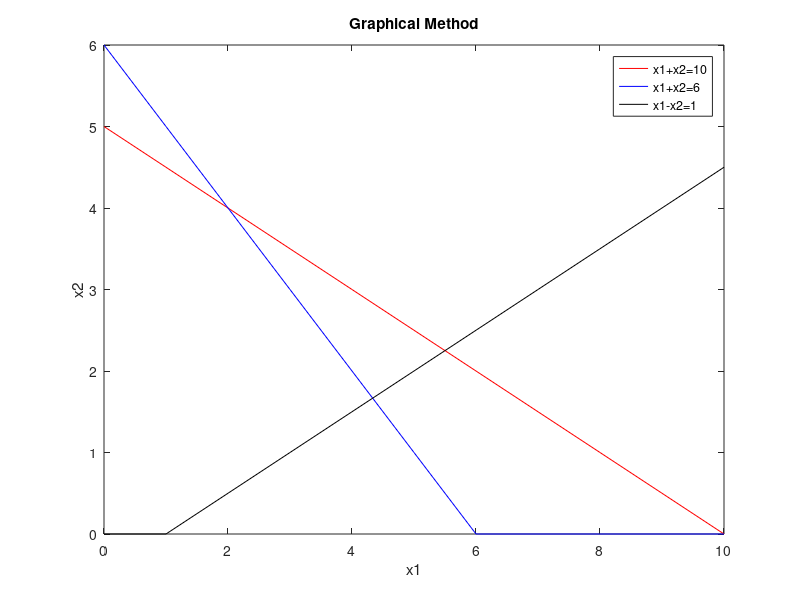

Reproduce this figure in MATLAB. (Note: this script raises an error after producing the figure.)
clc
clear all
%% Phase1: Input parameters
c = [2 1]
A = [1 2; 1 1; 1 -2]
b = [10; 6; 1]

%% Phase2: Plot the lines
x1 = 0:max(b)
x21 = (b(1)-A(1,1)*x1)/A(1,2)
x22 = (b(2)-A(2,1)*x1)/A(2,2)
x23 = (b(3)-A(3,1)*x1)/A(3,2)
x21 = max(0,x21)
x22 = max(0,x22)
x23 = max(0,x23)

plot(x1,x21,'r', x1,x22,'b', x1, x23, 'k')
% or
% plot(x1,x21)
% hold on
% plot(x1,x22)
% plot(x1,x23)
% plot(x1,x21,'r')
% hold on
% plot(x1,x22, 'b')
% plot(x1,x23, 'k')
title('Graphical Method')
xlabel('x1')
ylabel('x2')
legend('x1+x2=10','x1+x2=6', 'x1-x2=1')

%% Phase 3: Find corner point with axes
c1 = find(x1==0)
c2 = find(x21==0)
line1 = [x1([c1 c2]); x21([c1 c2])]'
c3 = find(x22==0)
line2 = [x1([c1 c3]); x22([c1 c3])]'
c4 = find(x23==0)
line3 = [x1([c1 c4]); x23([c1 c4])]'
lines = [line1; line2; line3]
corpt = unique(lines, 'rows')

%% Phase 4: Intersecting points b/w lines
sol = [0;0]
for i = 1:size(A,1)
    for j = i+1:size(A,1)
        A1=A([i j], :)
        b1= b([i j])
        x = inv(A1)*b1
        sol = [sol x]
    end
end
pt = sol'
%% Phase 5: All points.
allpt = [corpt; pt]
points = unique(allpt, 'rows')
%% Phase 6: Feasible region
for i = 1:size(points,1)
    const1(i) = A(1,1)*points(i,1) + A(1,2)*points(i,2)-b(1)
    const2(i) = A(2,1)*points(i,1) + A(2,2)*points(i,2)-b(2)
    const3(i) = A(3,1)*points(i,1) + A(3,2)*points(i,2)-b(3)
end
s1 = find(const1>0)
s2 = find(const2>0)
s3 = find(const3>0)
s = unique([s1 s2 s3])
points(s, :)= []
%% Phase 7: Find optimal solution
value = c*points
[obj,index]= max(value)
X1=points(index,1)
X2=points(index,2)